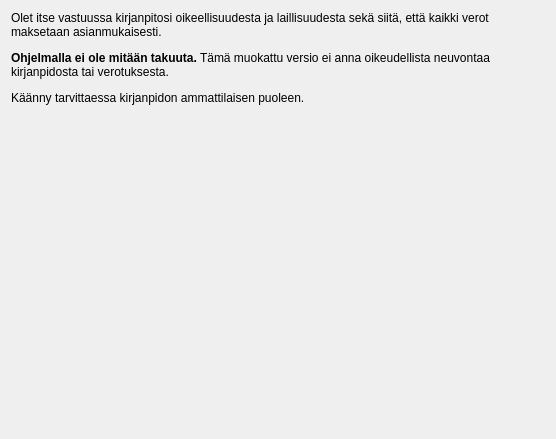
<?xml version="1.0" encoding="UTF-8"?>
<ui version="4.0">
 <class>Uusivastuu</class>
 <widget class="QWidget" name="Uusivastuu">
  <property name="geometry">
   <rect>
    <x>0</x>
    <y>0</y>
    <width>556</width>
    <height>439</height>
   </rect>
  </property>
  <property name="windowTitle">
   <string>Form</string>
  </property>
  <layout class="QVBoxLayout" name="verticalLayout">
   <item>
    <widget class="QLabel" name="label">
     <property name="text">
      <string>&lt;html&gt;&lt;head/&gt;&lt;body&gt;&lt;p&gt;Olet itse vastuussa kirjanpitosi oikeellisuudesta ja laillisuudesta sekä siitä, että kaikki verot maksetaan asianmukaisesti.&lt;/p&gt;&lt;p&gt;&lt;span style=&quot; font-weight:600;&quot;&gt;Ohjelmalla ei ole mitään takuuta.&lt;/span&gt; Tämä muokattu versio ei anna oikeudellista neuvontaa kirjanpidosta tai verotuksesta.&lt;/p&gt;&lt;p&gt;Käänny tarvittaessa kirjanpidon ammattilaisen puoleen.&lt;/p&gt;&lt;/body&gt;&lt;/html&gt;</string>
     </property>
     <property name="wordWrap">
      <bool>true</bool>
     </property>
    </widget>
   </item>
   <item>
    <spacer name="verticalSpacer">
     <property name="orientation">
      <enum>Qt::Vertical</enum>
     </property>
     <property name="sizeHint" stdset="0">
      <size>
       <width>20</width>
       <height>193</height>
      </size>
     </property>
    </spacer>
   </item>
  </layout>
 </widget>
 <resources/>
 <connections/>
</ui>
